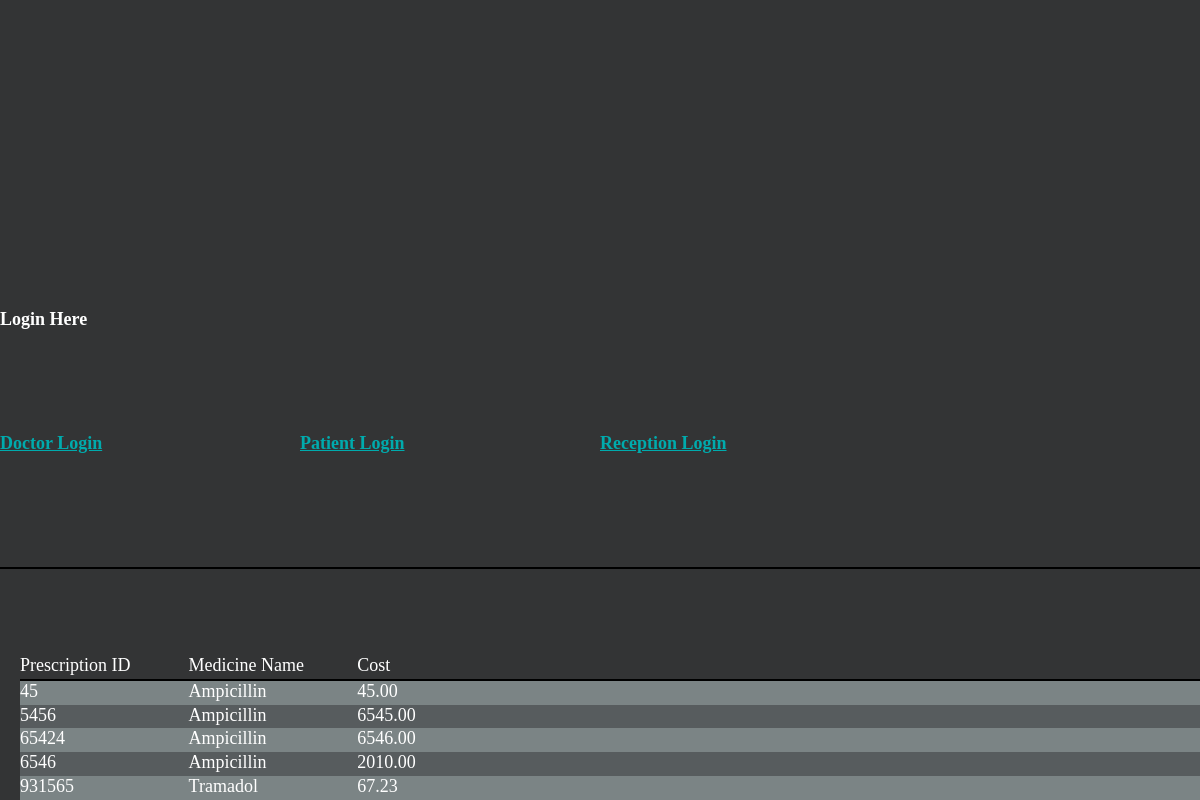
Screenshot of /patient/prescriptions.php?MRN=4698001 with the database file from the repository.
### tables this page shows
CREATE TABLE `patient` (
  `pMRN` int(11) NOT NULL,
  `pPhone` char(10) NOT NULL,
  `pInsure` varchar(35) NOT NULL,
  `pAddress` varchar(35) NOT NULL,
  `pLName` varchar(15) NOT NULL,
  `pFName` varchar(15) NOT NULL,
  `pSSN` varchar(9) NOT NULL,
  `pDOB` date NOT NULL,
  `pAge` char(3) NOT NULL,
  `procID` varchar(20) NOT NULL,
  `drID` varchar(20) NOT NULL,
  PRIMARY KEY (`pMRN`),
  KEY `procID` (`procID`),
  KEY `drID` (`drID`),
  CONSTRAINT `patient_ibfk_1` FOREIGN KEY (`procID`) REFERENCES `proc` (`procID`),
  CONSTRAINT `patient_ibfk_2` FOREIGN KEY (`drID`) REFERENCES `doctor` (`drID`)
);

CREATE TABLE `prescription` (
  `rxID` varchar(10) NOT NULL,
  `pMRN` int(11) NOT NULL,
  `drID` varchar(20) NOT NULL,
  `rxCost` decimal(8,2) NOT NULL,
  `medID` varchar(20) NOT NULL,
  PRIMARY KEY (`rxID`),
  KEY `drID` (`drID`),
  KEY `medID` (`medID`),
  CONSTRAINT `prescription_ibfk_1` FOREIGN KEY (`drID`) REFERENCES `doctor` (`drID`),
  CONSTRAINT `prescription_ibfk_2` FOREIGN KEY (`medID`) REFERENCES `medicine` (`medID`)
);

CREATE TABLE `medicine` (
  `medID` varchar(20) NOT NULL,
  `medName` varchar(35) NOT NULL,
  `medPrice` decimal(8,2) NOT NULL,
  `medDosage` varchar(15) NOT NULL,
  `expDate` date NOT NULL,
  `medAmount` varchar(25) NOT NULL,
  PRIMARY KEY (`medID`)
);

### patient/prescriptions.php (the view, shortened to what this page needs)
<?php
  include "../templates/header.php";
  require_once "../config.php";
  if(isset($_SESSION['MRN'])){
    $MRN = $_SESSION['MRN'];
  }
  else if(isset($_GET['MRN'])){
    $MRN = $_GET['MRN'];
  }
  $query = "SELECT pFName, pLName, rxID, rxCost, medName
FROM patient, prescription, medicine
WHERE patient.pMRN = prescription.pMRN
AND prescription.medID = medicine.medID
AND prescription.pMRN = '$MRN'";
  $responce = mysqli_query($dbc, $query);
  $tablerownum = "1";
  if ($responce){
    echo '<table> <tr class="pat-table-head">';
    echo '
    <td>Prescription ID</td>
    <td>Medicine Name</td>
    <td>Cost</td></tr>';
      while ($row = mysqli_fetch_array($responce)){
        echo '<tr class="pat-table-row' . $tablerownum . '"> <td>';
        echo $row['rxID'] . '</td> <td>' .
        $row['medName'] . '</td><td>' .
        $row['rxCost'] . '</td>';
        echo '</tr>';
        if ($tablerownum == "1") {
          $tablerownum = "0";
        }
        else {
          $tablerownum = "1";
        }
      }
      echo '</table>';
  }
  else{
    echo "Error with database";
    echo mysqli_connect_error($dbc);
  }
  echo '</div>';
?>

### style.css (style rules this page uses)
* { margin: 0; padding: 0; display: grid; font-size: large; }
.pat-table-head { display: grid; grid-template-columns: repeat(7, 1fr); border-bottom: 2px solid black; }
.pat-table-row0 { display: grid; grid-template-columns: repeat(7, 1fr); background: rgb(87, 92, 94); }
.pat-table-row1 { display: grid; grid-template-columns: repeat(7, 1fr); background: rgb(123, 132, 133); }
table { padding-left: 20px; }

### rows the page displays
patient: prescription.rxID "45", medicine.medName "Ampicillin", prescription.rxCost "45.00", prescription.rxID "5456", prescription.rxCost "6545.00", prescription.rxID "65424", prescription.rxCost "6546.00", prescription.rxID "6546", prescription.rxCost "2010.00", prescription.rxID "931565", medicine.medName "Tramadol", prescription.rxCost "67.23"
